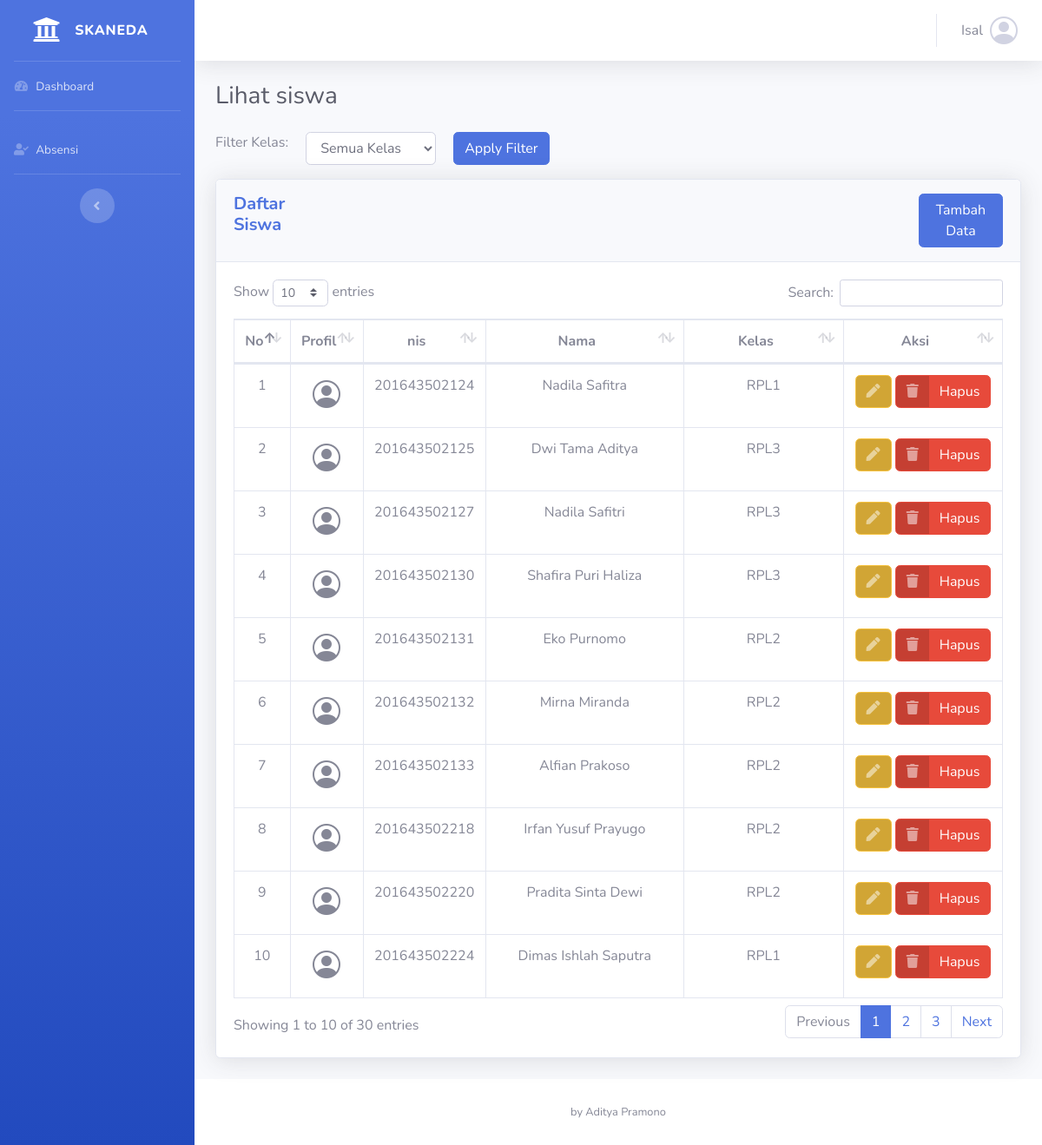
/lihatsiswa.php (signed in), run on the app's committed database.
### tables this page shows
CREATE TABLE `siswa` (
  `nis` varchar(15) NOT NULL,
  `nama` varchar(30) NOT NULL,
  `jk` enum('Pria','Wanita') NOT NULL,
  `tgl_lahir` date NOT NULL,
  `alamat` varchar(255) NOT NULL,
  `id_kelas` varchar(11) NOT NULL
);

CREATE TABLE `kelas` (
  `id_kelas` int NOT NULL,
  `nama_kelas` varchar(30) NOT NULL,
  `id_guru` varchar(11) NOT NULL
);

### lihatsiswa.php (the view, shortened to what this page needs)
<?php
include "koneksi.php";
?>
<!DOCTYPE html>
<html lang="en">
<head>
  <link href="vendor/fontawesome-free/css/all.min.css" rel="stylesheet" type="text/css">
  <link href="css/sb-admin-2.min.css" rel="stylesheet">
  <link rel="stylesheet" href="https://cdn.jsdelivr.net/npm/bootstrap-icons@1.11.3/font/bootstrap-icons.min.css">
  <link href="vendor/datatables/dataTables.bootstrap4.min.css" rel="stylesheet">
</head>
<body id="page-top">
  <div id="wrapper">
    <?php include './sidebar.php'; ?>
    <div id="content-wrapper" class="d-flex flex-column">
      <div id="content">
        <?php include "./navbar.php"; ?>
        <div class="container-fluid">
          <h1 class="h3 mb-4 text-gray-800">Lihat siswa</h1>
          <form method="get" action="">
            <div class="form-group d-flex" style="gap: 20px;">
              <label for="filter_kelas">Filter Kelas:</label>
              <select class="form-control" id="filter_kelas" name="filter_kelas" style="width: 150px">
                <option value="">Semua Kelas</option>
              </select>
              <button type="submit" class="btn btn-primary">Apply Filter</button>
            </div>
          </form>
          <div class="card shadow mb-4">
            <div class="card-header py-3 d-flex" style="gap: 700px">
              <h5 class="m-0 font-weight-bold text-primary">Daftar Siswa</h5>
              <button class="btn btn-primary text-white">
                <a href="tambah_siswa.php" class="text-white">Tambah Data</a>
              </button>
            </div>
            <div class="card-body">
              <div class="table-responsive">
                <table class="table table-bordered" id="dataTable" width="100%" cellspacing="0">
                  <thead>
                    <tr align="center">
                      <th>No</th>
                      <th>Profil</th>
                      <th>nis</th>
                      <th>Nama</th>
                      <th>Kelas</th>
                      <th>Aksi</th>
                    </tr>
                  </thead>
                  <tbody align="center">
                    <?php
                    $filter_kelas = isset($_GET['filter_kelas']) ? $_GET['filter_kelas'] : '';
                    $filter_sql = $filter_kelas ? " WHERE id_kelas = '$filter_kelas'" : "";
                    $sql = "SELECT * FROM siswa" . $filter_sql;
                    $query = mysqli_query($koneksi, $sql);
                    $i = 1;
                    while ($data = mysqli_fetch_array($query)) {
                      $nis = $data["nis"];
                      $nama = $data["nama"];
                    ?>
                      <tr>
                        <td><?= $i++; ?></td>
                        <td>
                          <i class="bi bi-person-circle mt-1" style="font-size: 32px;"></i>
                        </td>
                        <td><?= $nis; ?></td>
                        <td><?= $nama; ?></td>
                        <td>
                          <?php
                          $kelas_id = $data["id_kelas"];
                          $query_kelas_by_id = mysqli_query($koneksi, "SELECT * FROM kelas WHERE id_kelas = '$kelas_id'");
                          $data_kelas = mysqli_fetch_assoc($query_kelas_by_id);
                          if ($data_kelas) {
                            echo $data_kelas['nama_kelas'];
                          } else {
                            echo 'Kelas tidak ditemukan';
                          }
                          ?>
                        </td>
                        <td>
                          <a href="ubah_siswa.php?nis=<?php echo $nis; ?>" class="btn btn-warning btn-icon-split">
                            <span class="icon text-white-50">
                              <i class="fas fa-pen"></i>
                            </span>
                          </a>
                          <a href="hapus_siswa.php?nis=<?php echo $nis; ?>" class="btn btn-danger btn-icon-split" onclick="return confirm('Apakah Anda yakin ingin menghapus siswa ini?')">
                            <span class="icon text-white-50">
                              <i class="fas fa-trash"></i>
                            </span>
                            <span class="text">Hapus</span>
                          </a>
                        </td>
                      </tr>
                    <?php } ?>
                  </tbody>
                </table>
              </div>
            </div>
          </div>
        </div>
      </div>
      <?php include "./footer.php"; ?>
    </div>
  </div>
</body>
</html>

### data on the page
siswa: nis "201643502124", nama "Nadila Safitra", id_kelas.nama_kelas "RPL1"
siswa: nis "201643502125", nama "Dwi Tama Aditya", id_kelas.nama_kelas "RPL3"
siswa: nis "201643502127", nama "Nadila Safitri", id_kelas.nama_kelas "RPL3"
siswa: nis "201643502130", nama "Shafira Puri Haliza", id_kelas.nama_kelas "RPL3"
siswa: nis "201643502131", nama "Eko Purnomo", id_kelas.nama_kelas "RPL2"
siswa: nis "201643502132", nama "Mirna Miranda", id_kelas.nama_kelas "RPL2"
siswa: nis "201643502133", nama "Alfian Prakoso", id_kelas.nama_kelas "RPL2"
siswa: nis "201643502218", nama "Irfan Yusuf Prayugo", id_kelas.nama_kelas "RPL2"
siswa: nis "201643502220", nama "Pradita Sinta Dewi", id_kelas.nama_kelas "RPL2"
siswa: nis "201643502224", nama "Dimas Ishlah Saputra", id_kelas.nama_kelas "RPL1"

### other printed values
$guru_name "Isal"
